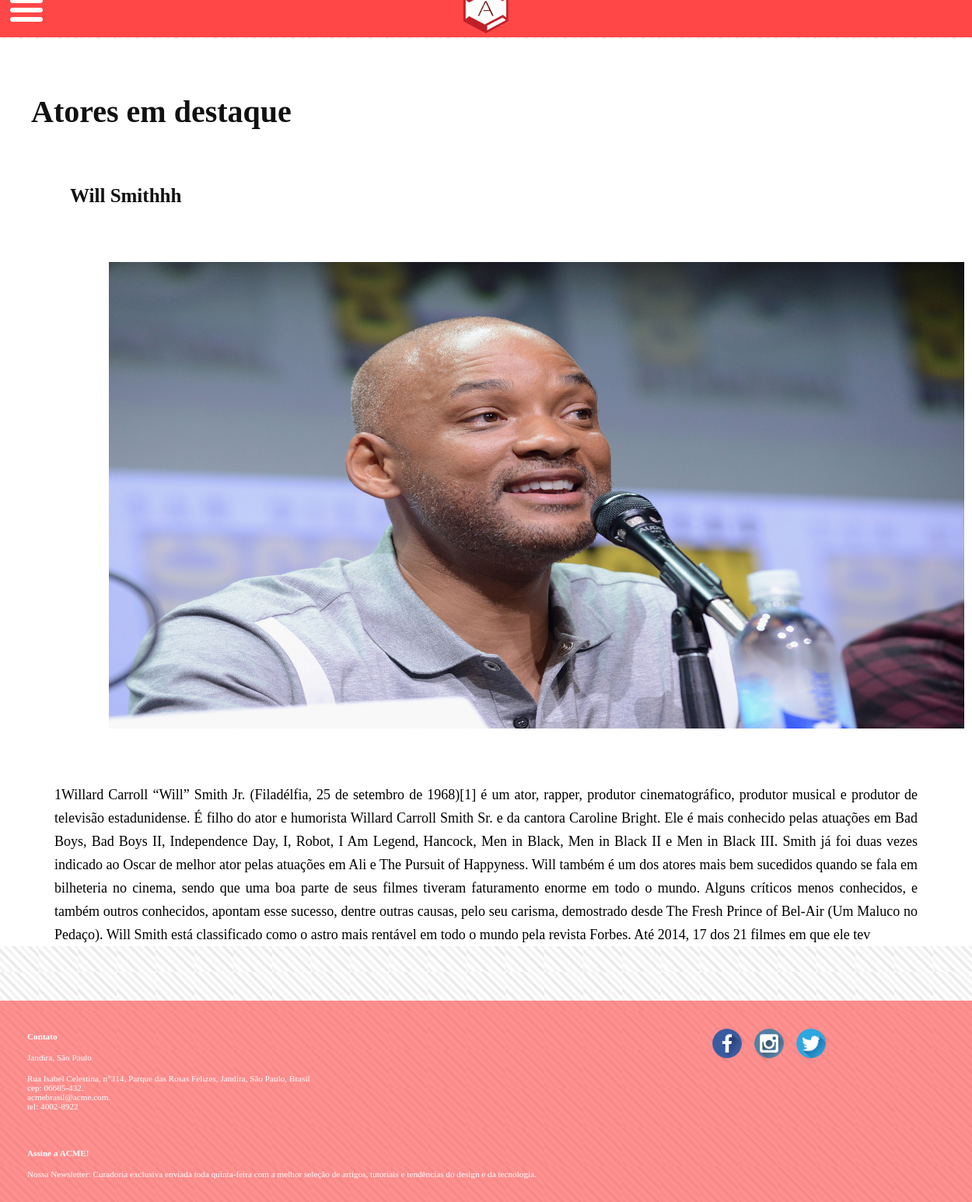
Page /diretorio_pastas/atores_destaques.php on the committed database.
### tables this page shows
CREATE TABLE `tbl_ator` (
  `id` int(11) NOT NULL AUTO_INCREMENT,
  `nome_ator` varchar(45) NOT NULL,
  `detalhes` text NOT NULL,
  `imagem` varchar(45) NOT NULL,
  `destaque` tinyint(1) NOT NULL DEFAULT '0',
  PRIMARY KEY (`id`)
);

### diretorio_pastas/atores_destaques.php (the view, shortened to what this page needs)
<!doctype html>
<html lang="pt-br">
	<head>
        <link rel="stylesheet" type="text/css" href="css/style.css">
      </head>
	<body>
        <?php
	       include 'header.php';
        ?>
            <div id="faixa_principal" class="center">
                <h1>Atores em destaque</h1>
                <?php
                    $conexao = conexaoMysql();
                    $sql="select * from tbl_ator where destaque = 1";
                        $select = mysqli_query($conexao, $sql);
                        while($rs=mysqli_fetch_array($select))
                        {
                ?>
                <div id='atores'>
                    <h2><?php echo ($rs['nome_ator'])?></h2>
                <figure>
                    <img alt='ator destaque' src='imagens/atores_destaque/<?php echo($rs["imagem"]) ?>'>
                </figure>
                <p>
                    <?php echo($rs['detalhes'])?>
                </p>
                </div>
                <?php }?>
            </div>
        <?php include('footer.php') ?>
    </body>
</html>

### diretorio_pastas/css/style.css (style rules this page uses)
* { margin: 0; padding: 0; font-family: verdana; }
.center { margin-left: auto; margin-right: auto; }
@media screen and (max-device-width:800px) { body { width: 100%; height: 100%; background-image: url(../imagens/fundo.png); } }
@media screen and (max-device-width:800px) { h1 { margin: 40px; font-size: 40px; color: #111; } }
@media screen and (max-device-width:800px) { h2 { margin: 20px; font-size: 25px; color: #111; } }
@media screen and (max-device-width:800px) { p { margin-bottom: 15px; margin-top: 10px; } }
@media screen and (max-device-width:800px) { #faixa_principal { width: 100%; min-height: 300px; height: auto; background-color:#fff; box-shadow: 15px 0 15px -15px rgba(204,204,204,0.3), -15px 0 15px -15px rgba(204,204,204,0.3); padding-top: 30px; box-sizing: border-box; } }
@media screen and (max-device-width:800px) { #atores { margin: 70px; text-align: justify; font-size: 18px; line-height: 30px; } }
@media screen and (max-device-width:800px) { #atores figure { margin: 70px; width: 1100px; height: 600px; background-color: aquamarine; } }
@media screen and (max-device-width:800px) { #atores img { width: 100%; height: 100%; } }

### rows in the picture
tbl_ator: nome_ator "Will Smithhh", imagem (picture), detalhes "1Willard Carroll “Will” Smith Jr. (Filadélfia, 25 de setembro de 1968)[1] é um ator, rapper, produtor cinematográfico, produtor musical e produtor de televisão estadunidense. É filho do ator e humorista Willard Carroll Smith Sr. e da cantora Caroline Bright. Ele é mais conhecido pelas atuações em Bad Boys, Bad Boys II, Independence Day, I, Robot, I Am Legend, Hancock, Men in Black, Men in Black II e Men in Black III. Smith já foi duas vezes indicado ao Oscar de melhor ator pelas atuações em Ali e The Pursuit of Happyness. Will também é um dos atores mais bem sucedidos quando se fala em bilheteria no cinema, sendo que uma boa parte de seus filmes tiveram faturamento enorme em todo o mundo.…"
